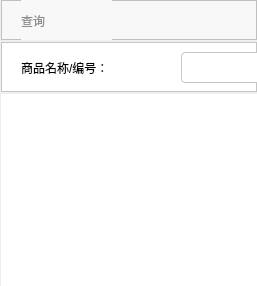
             <widget class="QWidget" name="page_9">
              <property name="styleSheet">
               <string notr="true">QLineEdit {
    border-width: 1px;
    border-style: solid;
    border-radius: 4px;
	border-color:rgb(199, 199, 199);
	background-color:rgb(255, 255, 255);
	font: 10pt &quot;微软雅黑&quot;
}</string>
              </property>
              <layout class="QVBoxLayout" name="verticalLayout_28">
               <property name="spacing">
                <number>0</number>
               </property>
               <property name="leftMargin">
                <number>1</number>
               </property>
               <property name="topMargin">
                <number>0</number>
               </property>
               <property name="rightMargin">
                <number>0</number>
               </property>
               <property name="bottomMargin">
                <number>0</number>
               </property>
               <item>
                <layout class="QVBoxLayout" name="verticalLayout_27">
                 <property name="spacing">
                  <number>2</number>
                 </property>
                 <item>
                  <widget class="QFrame" name="frame_30">
                   <property name="minimumSize">
                    <size>
                     <width>0</width>
                     <height>40</height>
                    </size>
                   </property>
                   <property name="maximumSize">
                    <size>
                     <width>16777215</width>
                     <height>40</height>
                    </size>
                   </property>
                   <property name="styleSheet">
                    <string notr="true">background-color:rgb(248, 248, 248)</string>
                   </property>
                   <property name="frameShape">
                    <enum>QFrame::StyledPanel</enum>
                   </property>
                   <property name="frameShadow">
                    <enum>QFrame::Raised</enum>
                   </property>
                   <widget class="QLabel" name="label_44">
                    <property name="geometry">
                     <rect>
                      <x>20</x>
                      <y>0</y>
                      <width>91</width>
                      <height>41</height>
                     </rect>
                    </property>
                    <property name="styleSheet">
                     <string notr="true">font: 75 10
pt &quot;微软雅黑&quot;;
color:rgb(140, 140, 140)</string>
                    </property>
                    <property name="text">
                     <string>查询</string>
                    </property>
                   </widget>
                  </widget>
                 </item>
                 <item>
                  <widget class="QFrame" name="frame_32">
                   <property name="minimumSize">
                    <size>
                     <width>0</width>
                     <height>50</height>
                    </size>
                   </property>
                   <property name="maximumSize">
                    <size>
                     <width>16777215</width>
                     <height>50</height>
                    </size>
                   </property>
                   <property name="styleSheet">
                    <string notr="true">background-color:rgb(255,255,255)</string>
                   </property>
                   <property name="frameShape">
                    <enum>QFrame::StyledPanel</enum>
                   </property>
                   <property name="frameShadow">
                    <enum>QFrame::Raised</enum>
                   </property>
                   <widget class="QLabel" name="label_45">
                    <property name="geometry">
                     <rect>
                      <x>20</x>
                      <y>10</y>
                      <width>151</width>
                      <height>31</height>
                     </rect>
                    </property>
                    <property name="styleSheet">
                     <string notr="true">font: 12pt &quot;微软雅黑&quot;;</string>
                    </property>
                    <property name="text">
                     <string>商品名称/编号：</string>
                    </property>
                   </widget>
                   <widget class="QLineEdit" name="lineEdit_35">
                    <property name="geometry">
                     <rect>
                      <x>180</x>
                      <y>10</y>
                      <width>201</width>
                      <height>31</height>
                     </rect>
                    </property>
                    <property name="styleSheet">
                     <string notr="true"/>
                    </property>
                    <property name="cursorMoveStyle">
                     <enum>Qt::LogicalMoveStyle</enum>
                    </property>
                    <property name="clearButtonEnabled">
                     <bool>false</bool>
                    </property>
                   </widget>
                   <widget class="QPushButton" name="pushButton_33">
                    <property name="geometry">
                     <rect>
                      <x>400</x>
                      <y>10</y>
                      <width>61</width>
                      <height>28</height>
                     </rect>
                    </property>
                    <property name="styleSheet">
                     <string notr="true">QPushButton{
background-color:rgb(0, 170, 255);
border:none;
font: bold 9pt &quot;微软雅黑&quot;;
color:rgb(255,255,255);
border-radius: 5px;
}
QPushButton::hover{
background-color:rgb(0, 150, 225);
}
QPushButton::pressed{
background-color:rgb(0, 150, 225);
}</string>
                    </property>
                    <property name="text">
                     <string>查询</string>
                    </property>
                   </widget>
                   <widget class="QPushButton" name="pushButton_42">
                    <property name="geometry">
                     <rect>
                      <x>720</x>
                      <y>10</y>
                      <width>61</width>
                      <height>28</height>
                     </rect>
                    </property>
                    <property name="styleSheet">
                     <string notr="true">QPushButton{
background-color:rgb(0, 170, 255);
border:none;
font: bold 9pt &quot;微软雅黑&quot;;
color:rgb(255,255,255);
border-radius: 5px;
}
QPushButton::hover{
background-color:rgb(0, 150, 225);
}
QPushButton::pressed{
background-color:rgb(0, 150, 225);
}</string>
                    </property>
                    <property name="text">
                     <string>修改</string>
                    </property>
                    <property name="checkable">
                     <bool>true</bool>
                    </property>
                    <attribute name="buttonGroup">
                     <string notr="true">buttonGroup_2</string>
                    </attribute>
                   </widget>
                   <widget class="QPushButton" name="pushButton_44">
                    <property name="geometry">
                     <rect>
                      <x>800</x>
                      <y>10</y>
                      <width>81</width>
                      <height>28</height>
                     </rect>
                    </property>
                    <property name="styleSheet">
                     <string notr="true">QPushButton{
background-color:rgb(0, 170, 255);
border:none;
font: bold 9pt &quot;微软雅黑&quot;;
color:rgb(255,255,255);
border-radius: 5px;
}
QPushButton::hover{
background-color:rgb(0, 150, 225);
}
QPushButton::pressed{
background-color:rgb(0, 150, 225);
}</string>
                    </property>
                    <property name="text">
                     <string>提交修改</string>
                    </property>
                    <property name="checkable">
                     <bool>true</bool>
                    </property>
                    <attribute name="buttonGroup">
                     <string notr="true">buttonGroup_2</string>
                    </attribute>
                   </widget>
                   <widget class="QPushButton" name="pushButton_81">
                    <property name="geometry">
                     <rect>
                      <x>640</x>
                      <y>10</y>
                      <width>61</width>
                      <height>28</height>
                     </rect>
                    </property>
                    <property name="styleSheet">
                     <string notr="true">QPushButton{
background-color:rgb(0, 170, 255);
border:none;
font: bold 9pt &quot;微软雅黑&quot;;
color:rgb(255,255,255);
border-radius: 5px;
}
QPushButton::hover{
background-color:rgb(0, 150, 225);
}
QPushButton::pressed{
background-color:rgb(0, 150, 225);
}</string>
                    </property>
                    <property name="text">
                     <string>删除</string>
                    </property>
                    <property name="checkable">
                     <bool>true</bool>
                    </property>
                   </widget>
                  </widget>
                 </item>
                 <item>
                  <widget class="QTableView" name="tableView_7">
                   <property name="styleSheet">
                    <string notr="true">QHeaderView::section {
    color: white;
    background-color: rgb(250, 250, 250);
    border: 5px solid rgb(250, 250, 250);
    border-radius:0px;
    border-color: rgb(250, 250, 250);
    font:12pt &quot;微软雅黑&quot;;
	color:rgb(150, 150, 150)
} 
QTableView{
	border:none;
	background-color:rgb(255,255,255);

}


</string>
                   </property>
                   <property name="editTriggers">
                    <set>QAbstractItemView::NoEditTriggers</set>
                   </property>
                   <property name="alternatingRowColors">
                    <bool>true</bool>
                   </property>
                   <property name="selectionMode">
                    <enum>QAbstractItemView::SingleSelection</enum>
                   </property>
                   <property name="selectionBehavior">
                    <enum>QAbstractItemView::SelectRows</enum>
                   </property>
                   <attribute name="horizontalHeaderCascadingSectionResizes">
                    <bool>false</bool>
                   </attribute>
                   <attribute name="horizontalHeaderHighlightSections">
                    <bool>true</bool>
                   </attribute>
                   <attribute name="horizontalHeaderShowSortIndicator" stdset="0">
                    <bool>false</bool>
                   </attribute>
                   <attribute name="verticalHeaderCascadingSectionResizes">
                    <bool>false</bool>
                   </attribute>
                   <attribute name="verticalHeaderShowSortIndicator" stdset="0">
                    <bool>false</bool>
                   </attribute>
                   <attribute name="verticalHeaderStretchLastSection">
                    <bool>false</bool>
                   </attribute>
                  </widget>
                 </item>
                </layout>
               </item>
              </layout>
             </widget>
